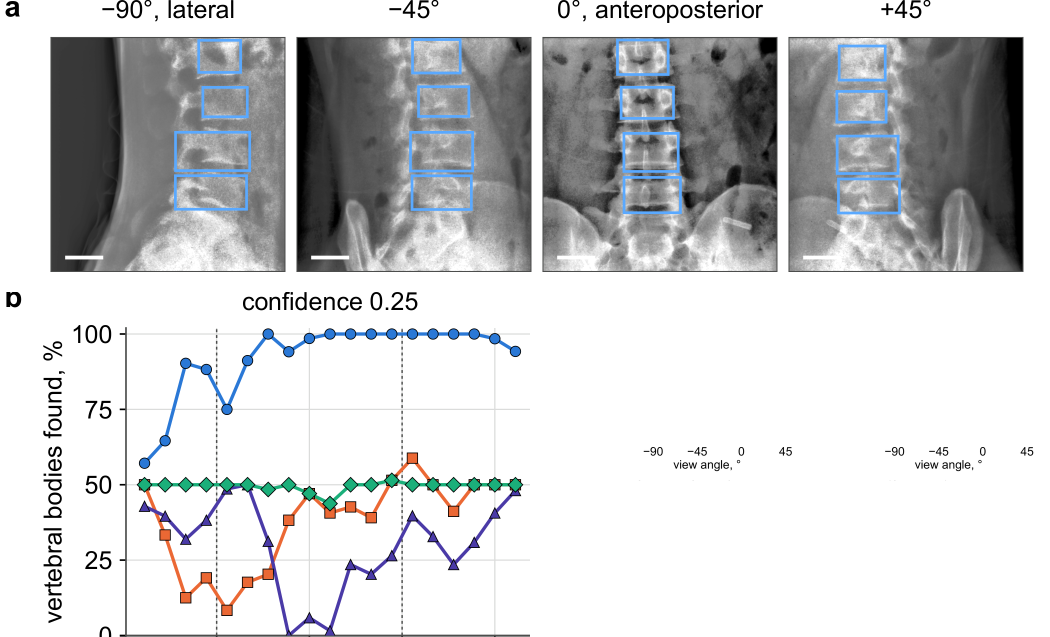
#> input picture cns2026_talks/spine_not_all_spines/CTSpinoPelvic1K/paper/cns2026/figs_v2/big_figS5_ab.png, 2100 x 1273 px, given in place of figure4.png, which was not available (shown at 1/2 size)
$ python make_v3_charts.py
#> lines starting #> are read from the running program, lines starting #| are printed output that depends on the picture; pictures that were not available may be replaced by others from this repository, and a replacement may not be noted
"""paper/cns2026/make_v3_charts.py — figures for the slides of the SchwingNet talk that had none (Greg 2026-09-25:
"I want a figure on every slide"; then "I hate that sideways bar chart. I prefer line graphs or pie charts").
Every share is a donut, every trend a line; no horizontal bars. Every number is one already on the slide, from the
SchwingNet manuscript (results.tex, tab3_naming.md, tab2_detection.md, NUMBERS.md) or from spinesurg
docs/WRONG_LEVEL_COST_EVIDENCE.md and docs/WRONG_SITE_BURDEN_EVIDENCE.md (verified 2026-09-19). Writes PNGs into
paper/cns2026/figs_v2/.

    python paper/cns2026/make_v3_charts.py
"""
from __future__ import annotations

from pathlib import Path

import matplotlib
matplotlib.use("Agg")
import matplotlib.pyplot as plt  # noqa: E402
from matplotlib.patches import FancyBboxPatch  # noqa: E402
from PIL import Image  # noqa: E402

HERE = Path(__file__).resolve().parent
OUT = HERE / "figs_v2"
SN = HERE.parent.parent.parent / "spinesurg-ct-nnunet" / "SchwingNet" / "figures"

# palette of the 2026 CNS Annual Meeting speaker template (theme1.xml): navy dk1, blue accent4, red accent2, gold accent1
TEAL = "#191D63"          # navy (name kept so the chart code below is unchanged)
TEAL_LIGHT = "#4C70B7"    # blue
TEAL_PALE = "#C9D4EC"     # pale blue
GREY = "#9A9A9A"
GREY_LIGHT = "#E6E6E5"    # lt2
INK = "#191D63"
RED = "#EF4627"
RED_LIGHT = "#F5B3A6"
GOLD = "#FFC42F"

plt.rcParams.update({
    "font.family": "Arial",
    "font.size": 20,
    "axes.titlesize": 20,
    "axes.labelsize": 19,
    "xtick.labelsize": 17,
    "ytick.labelsize": 17,
    "axes.spines.top": False,
    "axes.spines.right": False,
    "axes.grid": True,
    "grid.color": "#DDDDDD",
    "grid.linewidth": 0.6,
    "axes.axisbelow": True,
    "figure.dpi": 220,
    "savefig.dpi": 220,
    "savefig.facecolor": "white",
})


def save(fig, name):
    fig.savefig(OUT / name, bbox_inches="tight", pad_inches=0.08)
    plt.close(fig)
    with Image.open(OUT / name) as im:
        print(name, im.size)


def donut(ax, frac, centre, label, color=TEAL, rest=GREY_LIGHT, sub=None, width=0.36, centre_size=30, label_size=17):
    """One share as a ring: `frac` of the ring in `color`, the rest pale; `centre` printed in the middle, `label` under."""
    ax.set_aspect("equal")
    ax.axis("off")
    ax.grid(False)
    ax.pie([frac, 1 - frac], colors=[color, rest], startangle=90, counterclock=False,
           wedgeprops=dict(width=width, edgecolor="white", linewidth=1.5))
    ax.text(0, 0.04, centre, ha="center", va="center", fontsize=centre_size, fontweight="bold", color=INK)
    if sub:
        ax.text(0, -0.26, sub, ha="center", va="center", fontsize=14, color=GREY)
    ax.set_title(label, fontsize=label_size, pad=10, color=INK)


def nested_donut(ax, outer, inner, centre, label, outer_color=TEAL, inner_color=TEAL_LIGHT, label_size=11.5):
    ax.set_aspect("equal")
    ax.axis("off")
    ax.grid(False)
    ax.pie([outer, 1 - outer], colors=[outer_color, GREY_LIGHT], startangle=90, counterclock=False, radius=1.0,
           wedgeprops=dict(width=0.26, edgecolor="white", linewidth=1.5))
    ax.pie([inner, 1 - inner], colors=[inner_color, GREY_LIGHT], startangle=90, counterclock=False, radius=0.72,
           wedgeprops=dict(width=0.26, edgecolor="white", linewidth=1.5))
    ax.text(0, 0.0, centre, ha="center", va="center", fontsize=13, fontweight="bold", color=INK)
    ax.set_title(label, fontsize=label_size, pad=10, color=INK)


# [11 lines left out: function pie_with_legend, not called in this run]


# ---------------------------------------------------------------- 1. crops of the C-arm exposures (Figure 4 a, b)
def crops():
    im = Image.open(SN / "figure4.png")
#> im is the input picture: PIL image 2100x1273 RGB; mean R, G, B 204, 205.2, 206.6
    a = im.crop((75, 87, 654, 847))          # panel a: the exposure with body and sacrum boxes
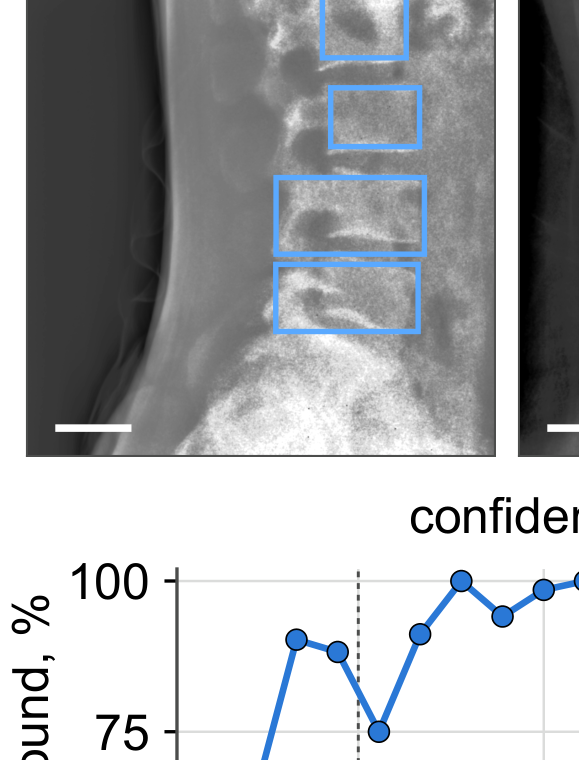
#> a: PIL image 579x760 RGB; mean R, G, B 169.4, 171.5, 174
    b = im.crop((1120, 87, 1972, 847))       # panel b: field b with the names and posteriors
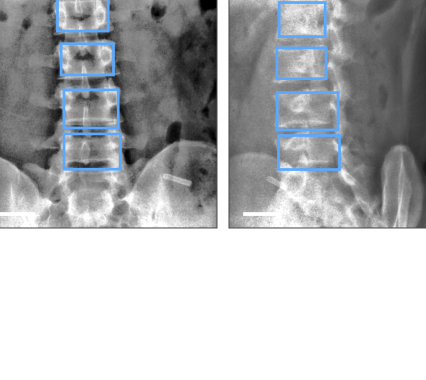
#> b: PIL image 852x760 RGB (shown at 1/2 size); mean R, G, B 180.4, 182.2, 184.1
    a.save(OUT / "sn_fig4_a_img.png")
    b.save(OUT / "sn_fig4_b_img.png")
    gap = 40
    comp = Image.new("RGB", (a.width + gap + b.width, a.height), "white")
#> comp: PIL image 1471x760 RGB; every value is 255
    comp.paste(a, (0, 0))
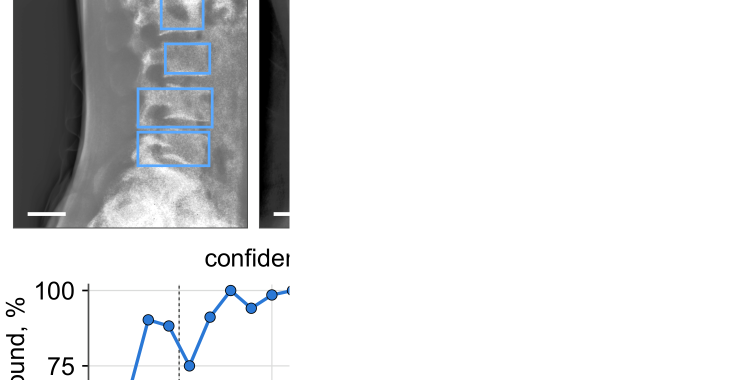
#> comp: PIL image 1471x760 RGB (shown at 1/2 size); mean R, G, B 221.3, 222.2, 223.1
    comp.paste(b, (a.width + gap, 0))
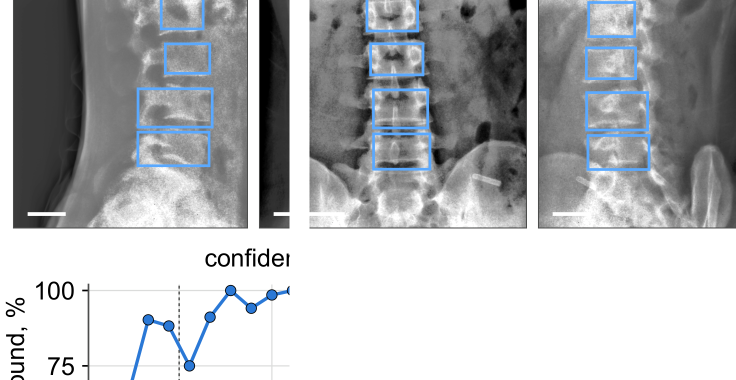
#> comp: PIL image 1471x760 RGB (shown at 1/2 size); mean R, G, B 178.1, 180, 182.1
    comp.save(OUT / "sn_fig4_ab_img.png")
    print("crops", a.size, b.size, comp.size)
#| crops (579, 760) (852, 760) (1471, 760)


# ---------------------------------------------------------------- 2. slide 4: how often the count is wrong
def chart_rates():
    fig = plt.figure(figsize=(11.0, 4.0))
    gs = fig.add_gridspec(1, 3, width_ratios=[1, 1, 1.6], wspace=0.25)
    ax1 = fig.add_subplot(gs[0, 0])
    ax2 = fig.add_subplot(gs[0, 1])
    ax3 = fig.add_subplot(gs[0, 2])
    donut(ax1, 0.50, "1 in 2", "Surgeons with ≥1 wrong-level\noperation in their career\n(Mody 2008, 207 of 415; Groff 2013)",
          sub="207 of 415")
    nested_donut(ax2, 0.15, 0.043, "4.3–15 %", "Lumbar operations whose first\nexposed level was wrong,\nbefore the check film")
    ax2.set_ylim(-1.5, 1.2)
    ax2.text(0, -1.3, "outer 15 % (Ammerman 2006)\ninner 4.3 % (Dablouk 2019)", ha="center", va="top", fontsize=9.5, color=GREY)
    x = [0, 1, 2]
    y = [5, 13, 42]
    lo = [2, 9, 16]
    hi = [12, 18, 108]
    ax3.plot(x, y, color=TEAL, lw=2.2, marker="o", ms=8, zorder=3)
    ax3.errorbar(x, y, yerr=[[a - b for a, b in zip(y, lo)], [b - a for a, b in zip(y, hi)]], fmt="none", ecolor=INK, elinewidth=1.2, capsize=4, zorder=2)
    for xi, yi in zip(x, y):
        ax3.text(xi + 0.08, yi + 3, str(yi), fontsize=12, color=INK, va="bottom")
    ax3.axhline(12, color=TEAL_LIGHT, lw=1.4, ls="--", label="registry, all regions: 12")
    ax3.axhline(3.2, color=GREY, lw=1.4, ls=":", label="self-report: 3.2 (1 in 3,110; Mody 2008)")
    ax3.legend(loc="upper left", frameon=False, fontsize=10)
    ax3.set_xticks(x)
    ax3.set_xticklabels(["cervical", "lumbar", "thoracic"])
    ax3.set_xlim(-0.35, 2.35)
    ax3.set_ylim(0, 115)
    ax3.set_ylabel("wrong-level operations per 10,000")
    ax3.grid(axis="x", visible=False)
    ax3.set_title("Registry of 34,544 operations (Furuya 2026), 95 % CI", fontsize=11.5, loc="left")
    save(fig, "chart_rates.png")
#> in save, `fig.savefig(OUT / name, bbox_inches="tight", pad_inches=0.08)`:
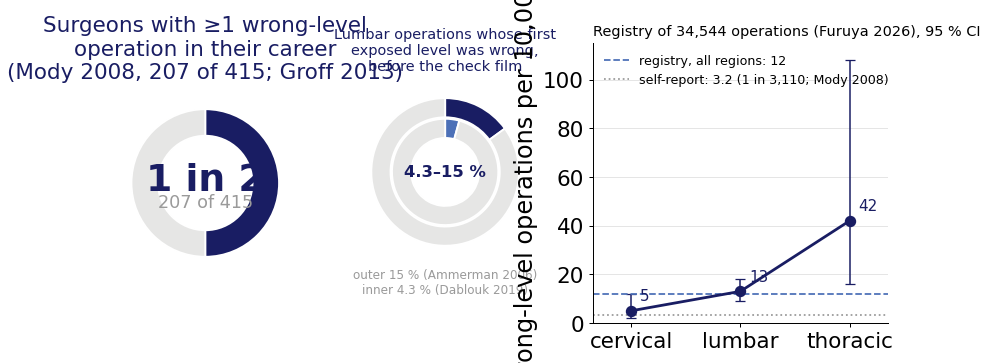
#> figure drawn by matplotlib, 3 panels


# ---------------------------------------------------------------- 3. slide 6: what it costs
# [148 lines left out: functions chart_costs, chart_priorart, chart_corpus, chart_testset, chart_coupling, chart_census and 3 more, not called in this run]


if __name__ == "__main__":
    OUT.mkdir(exist_ok=True)
    crops()
#> (the run stopped early here; a loop or call above may not have finished)

$ run again, on cns2026_talks/spine_not_all_spines/CTSpinoPelvic1K/paper/cns2026/figs_v2/chart_fov_lines.png
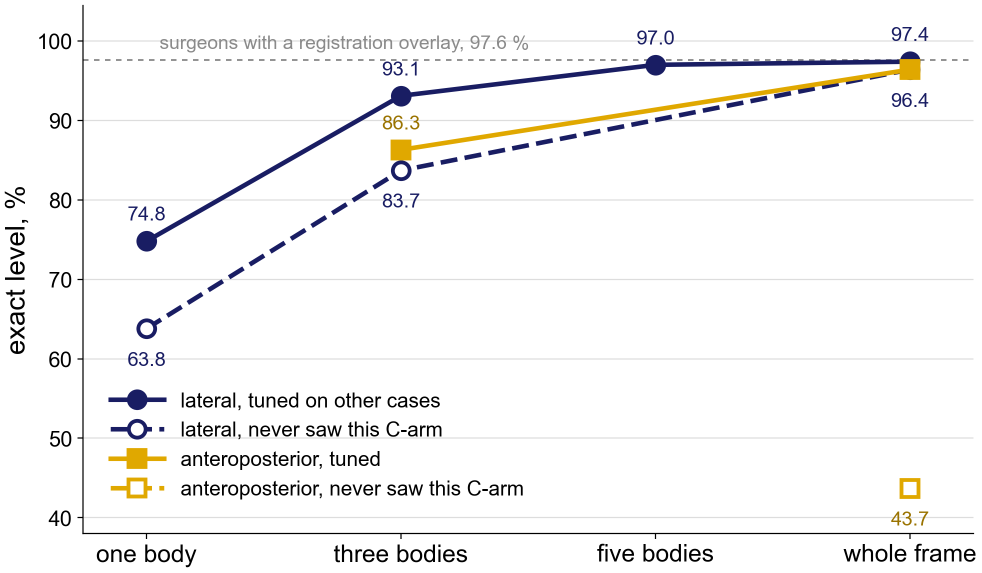
#> input picture cns2026_talks/spine_not_all_spines/CTSpinoPelvic1K/paper/cns2026/figs_v2/chart_fov_lines.png, 1963 x 1145 px, given in place of figure4.png, which was not available (shown at 1/2 size)
#> in crops, im is the input picture: PIL image 1963x1145 RGBA; mean R, G, B, A 245.3, 244.9, 244.6, 255
#> in crops, `b = im.crop((1120, 87, 1972, 847))`:
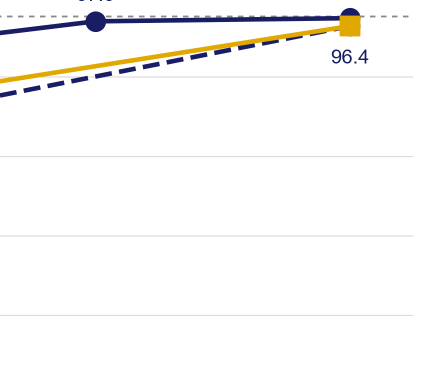
#> b: PIL image 852x760 RGBA (shown at 1/2 size); mean R, G, B, A 246.9, 246.3, 245.6, 252.3; transparent parts drawn white
#> in crops, `comp.paste(b, (a.width + gap, 0))`:
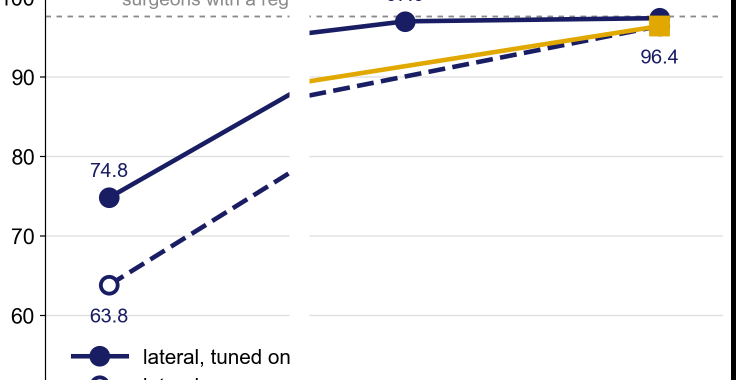
#> comp: PIL image 1471x760 RGB (shown at 1/2 size); mean R, G, B 245.9, 245.6, 245.9
#| crops (579, 760) (852, 760) (1471, 760)

$ run again, on cns2026_talks/spine_not_all_spines/CTSpinoPelvic1K/paper/cns2026/figs_v2/chart_l6.png
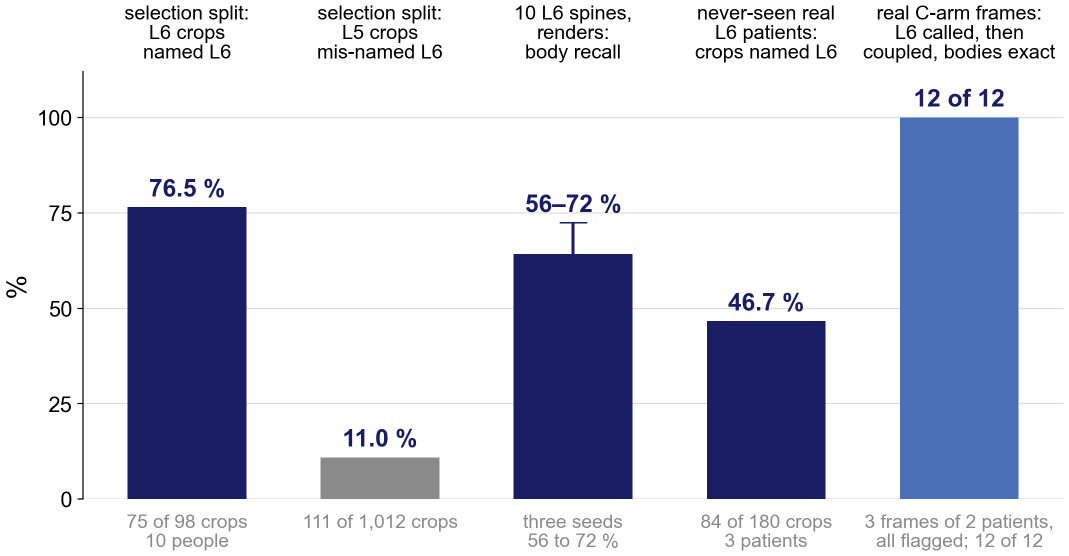
#> input picture cns2026_talks/spine_not_all_spines/CTSpinoPelvic1K/paper/cns2026/figs_v2/chart_l6.png, 2137 x 1112 px, given in place of figure4.png, which was not available (shown at 1/2 size)
#> in crops, im is the input picture: PIL image 2137x1112 RGBA; mean R, G, B, A 201.8, 205.1, 220.9, 255
#> in crops, `b = im.crop((1120, 87, 1972, 847))`:
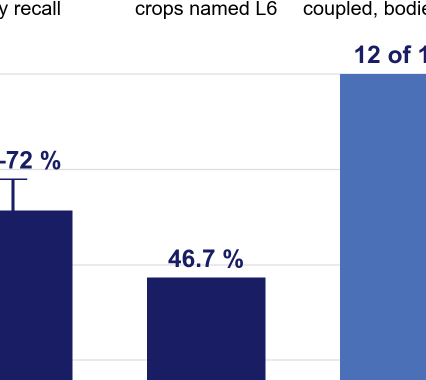
#> b: PIL image 852x760 RGBA (shown at 1/2 size); mean R, G, B, A 186.9, 193.3, 216, 255
#> in crops, `comp.paste(b, (a.width + gap, 0))`:
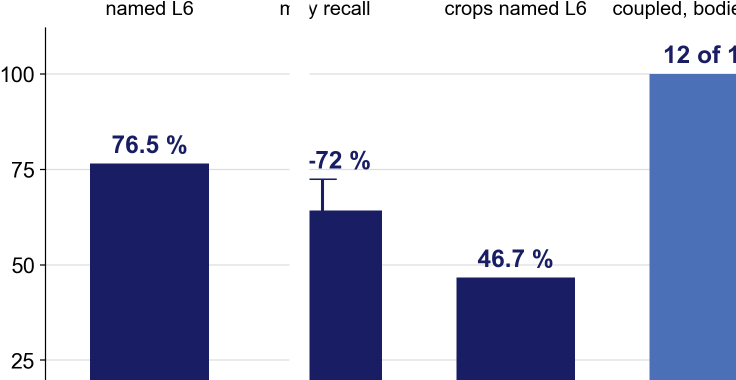
#> comp: PIL image 1471x760 RGB (shown at 1/2 size); mean R, G, B 192.6, 196.7, 216.4
#| crops (579, 760) (852, 760) (1471, 760)
